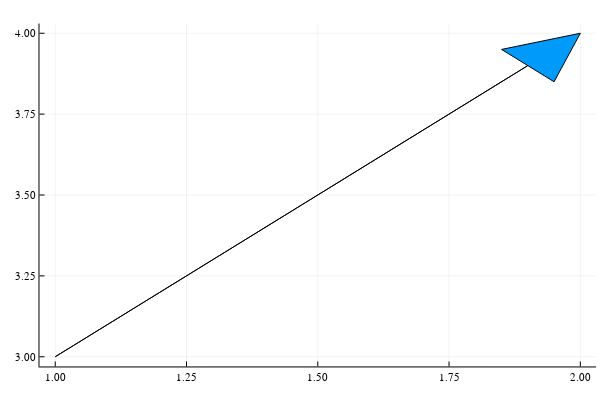

Notebook code cell kept with this figure:
### Code cell
Plots.quiver([1],[3],quiver=([1],[1]))

### Figure 1 — Plotly figure (JSON) as saved in the notebook; plotly's stock layout.template omitted (floating-point values rounded to 4 significant figures)
{"data": [{"fill": "tozeroy", "fillcolor": "rgba(0, 154, 250, 1.000)", "hoverinfo": "none", "legendgroup": "", "line": {"color": "rgba(0, 0, 0, 1.000)", "dash": "solid", "width": 1}, "mode": "lines", "name": "", "showlegend": false, "type": "scatter", "x": [1, 1.9, 1.85, 2, 1.95, 1.9, 1], "xaxis": "x1", "y": [3, 3.9, 3.95, 4, 3.85, 3.9, 3], "yaxis": "y1"}], "layout": {"annotations": [], "height": 400, "legend": {"bgcolor": "rgba(255, 255, 255, 1.000)", "bordercolor": "rgba(0, 0, 0, 1.000)", "borderwidth": 1, "font": {"color": "rgba(0, 0, 0, 1.000)", "family": "sans-serif", "size": 11}, "tracegroupgap": 0, "traceorder": "normal", "x": 1, "xanchor": "auto", "y": 1, "yanchor": "auto"}, "margin": {"b": 20, "l": 0, "r": 0, "t": 20}, "paper_bgcolor": "rgba(255, 255, 255, 1.000)", "plot_bgcolor": "rgba(255, 255, 255, 1.000)", "showlegend": true, "width": 600, "xaxis": {"anchor": "y", "domain": [0.06582, 0.9934], "gridcolor": "rgba(0, 0, 0, 0.100)", "gridwidth": 0.5, "linecolor": "rgba(0, 0, 0, 1.000)", "mirror": false, "range": [0.97, 2.03], "showgrid": true, "showline": true, "showticklabels": true, "tickangle": 0, "tickcolor": "rgb(0, 0, 0)", "tickfont": {"color": "rgba(0, 0, 0, 1.000)", "family": "sans-serif", "size": 11}, "tickmode": "array", "ticks": "inside", "ticktext": ["1.00", "1.25", "1.50", "1.75", "2.00"], "tickvals": [1, 1.25, 1.5, 1.75, 2], "title": "", "titlefont": {"color": "rgba(0, 0, 0, 1.000)", "family": "sans-serif", "size": 15}, "type": "-", "visible": true, "zeroline": false, "zerolinecolor": "rgba(0, 0, 0, 1.000)"}, "yaxis": {"anchor": "x", "domain": [0.03762, 0.9902], "gridcolor": "rgba(0, 0, 0, 0.100)", "gridwidth": 0.5, "linecolor": "rgba(0, 0, 0, 1.000)", "mirror": false, "range": [2.97, 4.03], "showgrid": true, "showline": true, "showticklabels": true, "tickangle": 0, "tickcolor": "rgb(0, 0, 0)", "tickfont": {"color": "rgba(0, 0, 0, 1.000)", "family": "sans-serif", "size": 11}, "tickmode": "array", "ticks": "inside", "ticktext": ["3.00", "3.25", "3.50", "3.75", "4.00"], "tickvals": [3, 3.25, 3.5, 3.75, 4], "title": "", "titlefont": {"color": "rgba(0, 0, 0, 1.000)", "family": "sans-serif", "size": 15}, "type": "-", "visible": true, "zeroline": false, "zerolinecolor": "rgba(0, 0, 0, 1.000)"}}}
